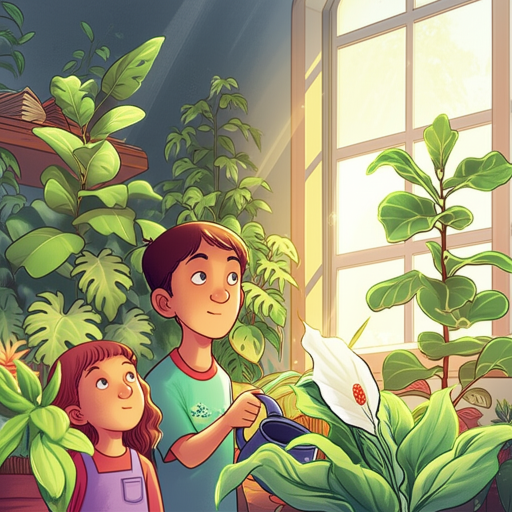
#> input picture image-api/1.png, 1024 x 1024 px (shown at 1/2 size)
$ python -i combine_images.py   (imports and definitions only)
#> lines starting #> are read from the running program, lines starting #| are printed output that depends on the picture; pictures that were not available may be replaced by others from this repository, and a replacement may not be noted
#combine images
from PIL import Image
def combine_images():

  for i in range(0,10):

    # Open your two images
    img1 = Image.open(f"image-api/{i+1}.png")
#> img1 is the input picture: PIL image 1024x1024 RGB; mean R, G, B 155, 151.9, 114.3
    img2 = Image.open(f"image-api/story_with_text{i}.png")

    # Resize both to half width (960x1080 each)
    img1 = img1.resize((960, 1080))
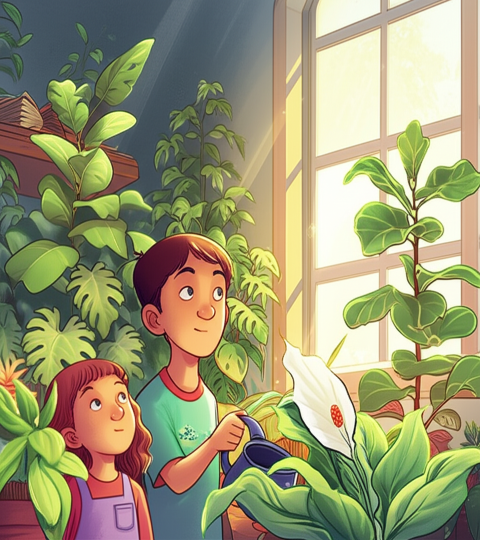
#> img1: PIL image 960x1080 RGB (shown at 1/2 size); mean R, G, B 155, 151.9, 114.3
    img2 = img2.resize((960, 1080))

    # Create a blank canvas
    final_img = Image.new("RGB", (1920, 1080))
#> final_img: PIL image 1920x1080 RGB; every value is 0

    # Paste images
    final_img.paste(img1, (0, 0))         # left
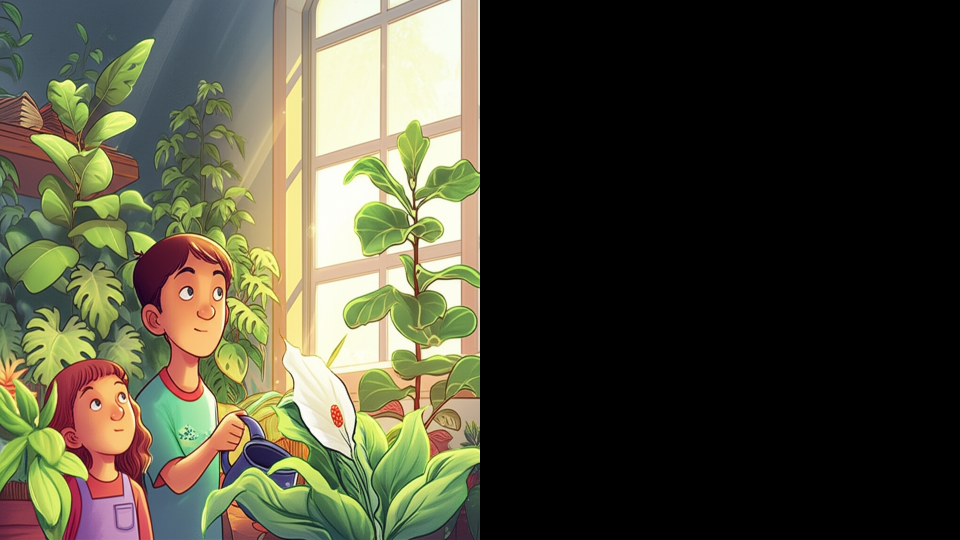
#> final_img: PIL image 1920x1080 RGB (shown at 1/2 size); mean R, G, B 77.5, 76, 57.2
    final_img.paste(img2, (960, 0))       # right
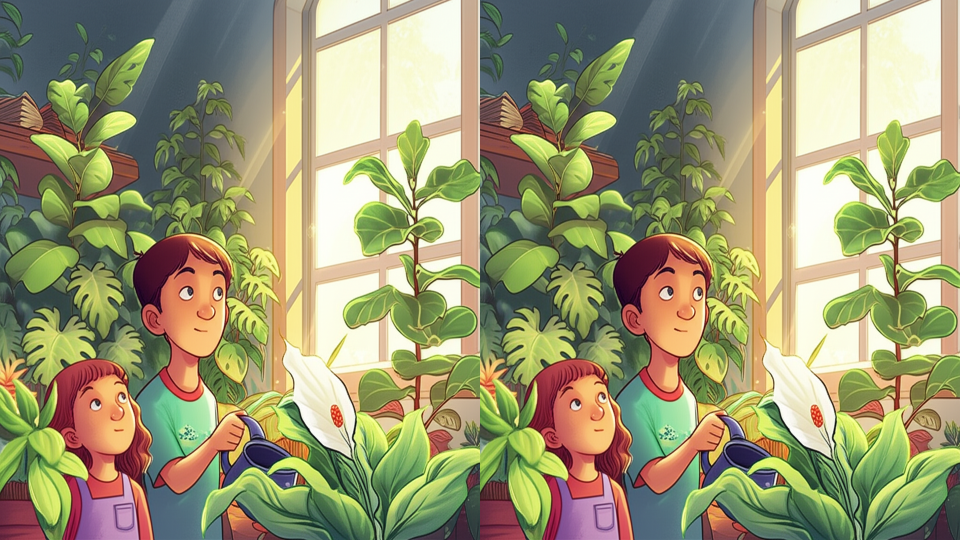
#> final_img: PIL image 1920x1080 RGB (shown at 1/2 size); mean R, G, B 155, 151.9, 114.3

    # Save
    final_img.save(f"image-api/combined_horizontal{i}.jpg")

  # this is for thumbnail
  img1 = Image.open(f"image-api/thumbnail.png")
  img1 = img1.resize((1920, 1080))
  img1.save("image-api/thumbnail.jpg")
  return True

#> (the run stopped early here; a loop or call above may not have finished)
